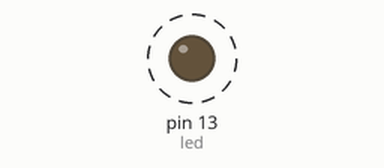
This program was run on a simulated MicroPython board. Parts: output pins drawn as LEDs (lit = HIGH). Dashed ring = blinking. What the program prints to the serial console is not drawn.

Above: at 0.2 s.
Timing chart, 0 to 3.0 s (numbered marks = the images above):
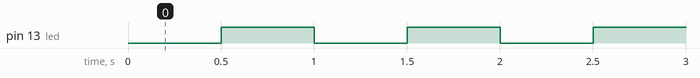

The program:

STM_Blink.py
```python
# STM_Blink.py
import machine
import time
# C13ピンを出力モードに設定
led = machine.Pin("C13", machine.Pin. OUT)
print("Lチカを開始します。終了するにはCtrl+Cを押してください。")
while True:
    led.value(0)
    time.sleep(0.5)
    led.value(1)
    time.sleep(0.5)
```

Measured:
- by itself, pin 13 (led): alternates HIGH for 0.50 s and LOW for 0.50 s
